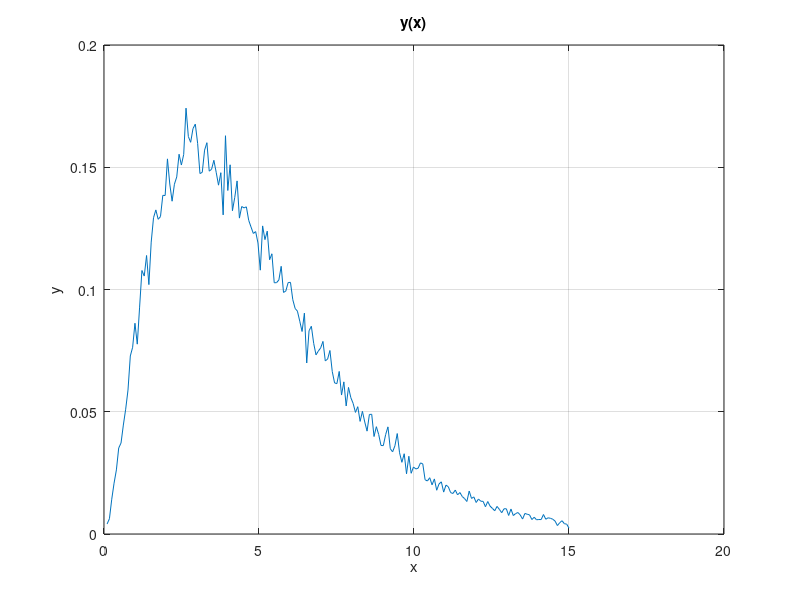

Write the MATLAB code that produced this figure. (Note: this script raises an error after producing the figure.)
clc
close all
clear all
fid = fopen('data9.txt');
A = fscanf(fid, '%f', [3 inf])';
fclose(fid);
x = A(:, 1);
y = A(:, 2);
figure; 
plot(x, y);
hold on;
grid on;
title('y(x)')
xlabel('x')
ylabel('y')
%1 нормальное
initial1 = [1 1];
nonLinearRegression1 = nlinfit(x, y, @normal, initial1);
f1 = normal(nonLinearRegression1, x);
%disp("Normal");
%disp(nonLinearRegression1);
plot(x, f1, 'y');
%2 показательное
initial2 = 3;
nonLinearRegression2 = nlinfit(x, y, @exponential, initial2);
f2 = exponential(nonLinearRegression2, x);
%disp("Exponential");
%disp(nonLinearRegression2);
plot(x, f2, 'b');
%3 хи^2
initial3 = 2;
nonLinearRegression3 = nlinfit(x, y, @sqrHi, initial3);
f3 = sqrHi(nonLinearRegression3, x);
%disp('sqrHi');
%disp(nonLinearRegression3);
plot(x, f3, 'r');
%%
Size = size(A);
Size = Size(1);
sigma = A(:, 3);
dof1 = Size - 2 - 1;   %N - число параметров - 1
dof2 = Size - 1 - 1;
dof3 = Size - 1 - 1;
disp(dof1);
disp(dof2);
disp(dof3);
disp("Критерий согласия равен для f1");
disp(hi(f1, y, sigma, Size)/dof1);
disp("___________________________");
disp("Критерий согласия равен для f2");
disp(hi(f2, y, sigma, Size)/dof2);
disp("___________________________");
disp("Критерий согласия равен для f3");
disp(hi(f3, y, sigma, Size)/dof3);
disp("___________________________");
%% взвешенные остатки
figure;
hold on;
grid on;
title('Residuals')
xlabel('x')
ylabel('R')
fwr1=weightedResiduals(f1, y, sigma, Size);
fwr2=weightedResiduals(f2, y, sigma, Size);
fwr3=weightedResiduals(f3, y, sigma, Size);
plot(x, fwr1, "y");
plot(x, fwr2, "b");
plot(x, fwr3, "r");
%% Автокорреляционная функция
figure;
hold on;
grid on;
title('AutoCorrelation')
xlabel('x')
ylabel('A')
fac1=autoCorFunc(f1,y,sigma,Size);
fac2=autoCorFunc(f2,y,sigma,Size);
fac3=autoCorFunc(f3,y,sigma,Size);
plot(x, fac1, "y");
plot(x, fac2, "b");
plot(x, fac3, "r");
%% Доверительные интервалы
[nonLinearRegression1, r1, J1, cov1] = nlinfit(x, y, @normal, initial1);
dovT1 = dov(dof1, nonLinearRegression1, cov1, 2);
dov1 = nlparci(nonLinearRegression1, r1, 'covar', cov1, 'alpha', 0.32);
[nonLinearRegression2, r2, J2, cov2] = nlinfit(x, y, @exponential, initial2);
dovT2 = dov(dof2, nonLinearRegression2, cov2, 1);
dov2 = nlparci(nonLinearRegression2, r2, 'covar', cov2, 'alpha', 0.32);
[nonLinearRegression3, r3, J3, cov3] = nlinfit(x, y, @sqrHi, initial3);
dovT3 = dov(dof3, nonLinearRegression3, cov3, 1);
dov3 = nlparci(nonLinearRegression3, r3, 'covar', cov3, 'alpha', 0.32);
disp("Доверительные промежутки для f1")
disp(dovT1);
disp(dov1);
disp("Доверительные промежутки для f2")
disp(dovT2);
disp(dov2);
disp("Доверительные промежутки для f3")
disp(dovT3);
disp(dov3);




